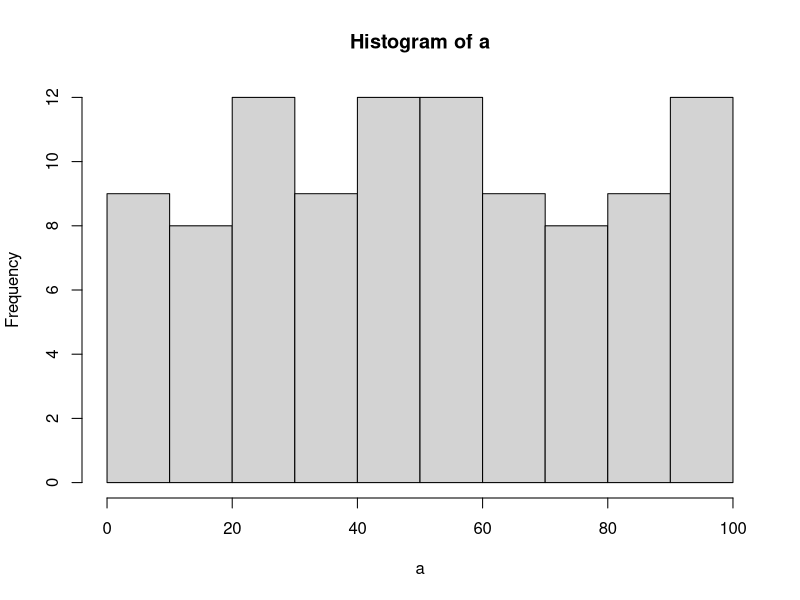

Generate this figure with R: (Note: this script raises an error after producing the figure.)
## ---- chunk 1
1+1 
3-2
4*6
5/7
## ---- chunk 2
Numbers_List <-seq(1:100)

for (i in 1:length(Numbers_List)){
  print(Numbers_List[[i]])
}

## ---- chunk 3
Numbers_List <-seq(1:100)

for (i in 1:length(Numbers_List)){
  print(Numbers_List[[i]])
}
sum(Numbers_List)
## ---- chunk 4
Odd_numbers <-seq(1, 99, 2)
 print(Odd_numbers)

## ---- chunk 5
Prime_Numbers <-(1:500)*2
print(Prime_Numbers)
## ---- chunk 6
rnorm(100) 
## ---- chunk 7
rnorm(100, mean = 6, sd = 6)

## ---- chunk 8
x_mean <-c(1,3,9,-22,22,6,7,10,15,4,25)
my_fun <-function(x_mean){ sum(x_mean)/length(x_mean)} 
print(my_fun(x_mean))
## ---- chunk 9
Y<-c(1,3,9,-22,22,6,7,10,15,4,25,22,56,7,22,22)
table(Y)
C=table(Y)

names(which.max(C))


## ---- chunk 10
Count1 <-c(1,3,9,-22,22,6,7,10,15,4,25)

length(Count1)

## ---- chunk 11
letter<-c("jtymhrtyoilnk")
strsplit(letter, split = "")

length(letter)

## ---- chunk 12
strV<-"How can we understand R if we don't read"
sapply(strsplit(strV," "),length)

## ---- chunk 13
Str1<-"bbbjshjfsiiiisihfksbjsuuuus"
(strsplit(Str1,""))

table(Str1)


## ---- chunk 14
Word<-"Learning"
sentence<-" Learning R is hard "

grepl(Word,sentence)

## ---- chunk 15
print(as.numeric(Sys.time())*1000, digits=15)
## ---- chunk 16

## ---- chunk 17

## ---- chunk 18

## ---- chunk 19
for (a in 1:100) {
 if (a %% 3 == 0) {print("Fizz")}
 else if (a %% 5 == 0) {print("Buzz")}
 else print(a)
}

## ---- chunk 20
a<-"some text that has some letters"



## ---- chunk 21
a<-runif(100,0,100)
hist(a)
## ---- chunk 22
X<-c(1,2,3,4,5,6,7,8,9,10)
x*2
for(i in 1:10) {
print(paste(X,'x', i, '=', X*i))
}

## ---- chunk 23
old <- c("A B C D E F G H I J K L M N O P Q R S T U V W X Y Z ", "a b c d e f g h i j k l m n  o p q r s t u v w x y z", 0:9)

new <- sample(old)

old_string <- paste(old, collapse = "")
new_string <- paste(new, collapse = "")

encrypt <- function(message) {
  chartr(old_string, new_string, message)
}

decrypt <- function(message) {
  chartr(new_string, old_string, message)
}

## ---- chunk 24
sample(c(1,2,3,4,5,6),1)

